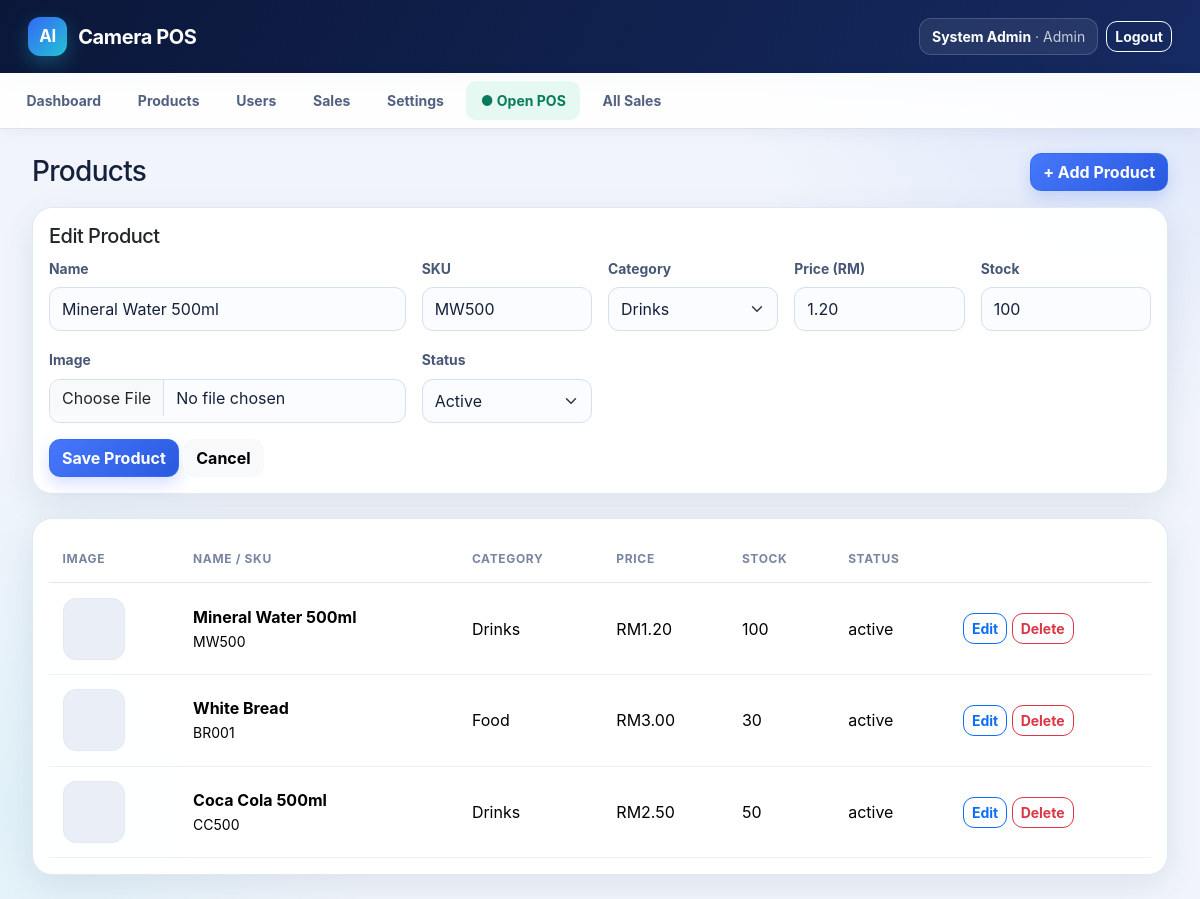
/admin/products.php?edit=3 (signed in), run on the app's committed database.
### tables this page shows
CREATE TABLE products (id INT UNSIGNED AUTO_INCREMENT PRIMARY KEY,name VARCHAR(150) NOT NULL,sku VARCHAR(60) NOT NULL UNIQUE,category_id INT UNSIGNED NULL,price DECIMAL(10,2) NOT NULL DEFAULT 0,stock_quantity INT NOT NULL DEFAULT 0,image VARCHAR(255) NULL,status ENUM('active','inactive') NOT NULL DEFAULT 'active',created_at TIMESTAMP DEFAULT CURRENT_TIMESTAMP,updated_at TIMESTAMP DEFAULT CURRENT_TIMESTAMP ON UPDATE CURRENT_TIMESTAMP,CONSTRAINT fk_product_category FOREIGN KEY(category_id) REFERENCES categories(id) ON DELETE SET NULL,INDEX idx_product_name(name));

CREATE TABLE categories (id INT UNSIGNED AUTO_INCREMENT PRIMARY KEY,name VARCHAR(100) NOT NULL UNIQUE,created_at TIMESTAMP DEFAULT CURRENT_TIMESTAMP);

### config/database.php (called while the page is built, shortened)
<?php
function db(): PDO
{
    static $pdo;
    if (!$pdo) {
        $pdo = new PDO('mysql:host=' . DB_HOST . ';dbname=' . DB_NAME . ';charset=utf8mb4', DB_USER, DB_PASS, [
            PDO::ATTR_ERRMODE => PDO::ERRMODE_EXCEPTION,
            PDO::ATTR_DEFAULT_FETCH_MODE => PDO::FETCH_ASSOC,
            PDO::ATTR_EMULATE_PREPARES => false,
        ]);
    }
    return $pdo;
}

### includes/bootstrap.php (called while the page is built, shortened)
<?php
require_once __DIR__ . '/../config/database.php';
function e(mixed $value): string { return htmlspecialchars((string)$value, ENT_QUOTES, 'UTF-8'); }
function money(float|string $amount): string { return 'RM' . number_format((float)$amount, 2); }

### admin/products.php (the view, shortened to what this page needs)
<?php
require __DIR__.'/../includes/bootstrap.php';require_login('admin');
$edit=null;if(isset($_GET['edit'])){$s=db()->prepare('SELECT * FROM products WHERE id=?');$s->execute([(int)$_GET['edit']]);$edit=$s->fetch();}
$categories=db()->query('SELECT * FROM categories ORDER BY name')->fetchAll();$products=db()->query('SELECT p.*,c.name category FROM products p LEFT JOIN categories c ON c.id=p.category_id ORDER BY p.id DESC')->fetchAll();$pageTitle='Products';require __DIR__.'/../includes/header.php';?>
<div class="d-flex justify-content-between align-items-center mb-3"><h1 class="h3 mb-0">Products</h1><button class="btn btn-primary" data-bs-toggle="collapse" data-bs-target="#productForm">+ Add Product</button></div>
<div id="productForm" class="collapse <?= $edit?'show':'' ?>"><div class="card p-3 mb-4"><h2 class="h5"><?= $edit?'Edit':'Add' ?> Product</h2><form method="post" enctype="multipart/form-data"><input type="hidden" name="csrf_token" value="<?=e(csrf_token())?>"><input type="hidden" name="id" value="<?=e($edit['id']??'')?>"><div class="row g-3"><div class="col-md-4"><label class="form-label">Name</label><input class="form-control" name="name" value="<?=e($edit['name']??'')?>" required></div><div class="col-md-2"><label class="form-label">SKU</label><input class="form-control" name="sku" value="<?=e($edit['sku']??'')?>" required></div><div class="col-md-2"><label class="form-label">Category</label><select class="form-select" name="category_id"><option value="">None</option><?php foreach($categories as $c):?><option value="<?=$c['id']?>" <?=($edit['category_id']??'')==$c['id']?'selected':''?>><?=e($c['name'])?></option><?php endforeach;?></select></div><div class="col-md-2"><label class="form-label">Price (RM)</label><input class="form-control" type="number" min="0" step="0.01" name="price" value="<?=e($edit['price']??'0')?>" required></div><div class="col-md-2"><label class="form-label">Stock</label><input class="form-control" type="number" min="0" name="stock_quantity" value="<?=e($edit['stock_quantity']??'0')?>" required></div><div class="col-md-4"><label class="form-label">Image</label><input class="form-control" type="file" name="image" accept="image/jpeg,image/png,image/webp"></div><div class="col-md-2"><label class="form-label">Status</label><select class="form-select" name="status"><option value="active">Active</option><option value="inactive" <?=($edit['status']??'')==='inactive'?'selected':''?>>Inactive</option></select></div><div class="col-12"><button class="btn btn-primary">Save Product</button> <a class="btn btn-light" href="products.php">Cancel</a></div></div></form></div></div>
<div class="card p-3"><div class="table-responsive"><table class="table align-middle"><thead><tr><th>Image</th><th>Name / SKU</th><th>Category</th><th>Price</th><th>Stock</th><th>Status</th><th></th></tr></thead><tbody><?php foreach($products as $p):?><tr><td><?php if($p['image']):?><img class="product-thumb" src="<?=e(url('uploads/products/'.$p['image']))?>"><?php else:?><div class="product-thumb d-grid place-items-center"></div><?php endif;?></td><td><strong><?=e($p['name'])?></strong><br><small><?=e($p['sku'])?></small></td><td><?=e($p['category']??'-')?></td><td><?=money($p['price'])?></td><td><?=e($p['stock_quantity'])?></td><td><?=e($p['status'])?></td><td class="text-nowrap"><a class="btn btn-sm btn-outline-primary" href="?edit=<?=$p['id']?>">Edit</a> <form class="d-inline" method="post" onsubmit="return confirm('Delete this product?')"><input type="hidden" name="csrf_token" value="<?=e(csrf_token())?>"><input type="hidden" name="action" value="delete"><input type="hidden" name="id" value="<?=$p['id']?>"><button class="btn btn-sm btn-outline-danger">Delete</button></form></td></tr><?php endforeach;?></tbody></table></div></div>
<?php require __DIR__.'/../includes/footer.php';

### assets/css/app.css (style rules this page uses)
:root { --navy:#0b1739;--navy2:#152a61;--blue:#3568f4;--cyan:#22c4d6;--green:#13a978;--bg:#f1f5fb;--text:#15213b;--muted:#6b7894;--border:#dfe7f3;--shadow:0 10px 35px rgba(22,42,87,.09) }
* { box-sizing:border-box }
body { min-height:100vh;background:radial-gradient(circle at 96% 0,rgba(53,104,244,.12),transparent 27rem),radial-gradient(circle at 0 90%,rgba(34,196,214,.08),transparent 24rem),var(--bg);color:var(--text);font-family:Inter,ui-sans-serif,system-ui,-apple-system,"Segoe UI",sans-serif }
h1,h2,h3,h4,h5 { color:#142246;font-weight:750;letter-spacing:-.025em }
.card { border:1px solid rgba(218,228,243,.85);border-radius:20px;background:rgba(255,255,255,.96);box-shadow:var(--shadow) }
.table { --bs-table-bg:transparent;margin-bottom:0 }
.table thead th { padding:.9rem .85rem;border-bottom:1px solid var(--border);color:#7885a0;font-size:.75rem;text-transform:uppercase;letter-spacing:.055em }
.table tbody td { padding:.9rem .85rem;border-color:#edf1f7;vertical-align:middle }
.table tbody tr { transition:background .15s ease }
.form-control,.form-select { min-height:44px;border:1px solid #d5dfed;border-radius:11px;background-color:#fbfcff;color:var(--text) }
.form-label { color:#485776;font-size:.87rem;font-weight:650 }
.btn { border-radius:11px;font-weight:680;transition:transform .16s ease,box-shadow .16s ease }
.btn-primary { border-color:var(--blue);background:linear-gradient(135deg,#4778fb,#2859df);box-shadow:0 7px 16px rgba(53,104,244,.2) }
.product-thumb { width:62px;height:62px;object-fit:cover;border-radius:13px;background:#e9eef7;border:1px solid #e2e9f3 }

### data on the page
products: name "Mineral Water 500ml", sku "MW500", category_id "Drinks", price "1.20", stock_quantity "100", category.name "Drinks", price "RM1.20", status "active"
products: name "White Bread", sku "BR001", category.name "Food", price "RM3.00", stock_quantity "30", status "active"
products: name "Coca Cola 500ml", sku "CC500", category.name "Drinks", price "RM2.50", stock_quantity "50", status "active"

### other printed values
user()['name'] "System Admin"
user()['role'] "Admin"
